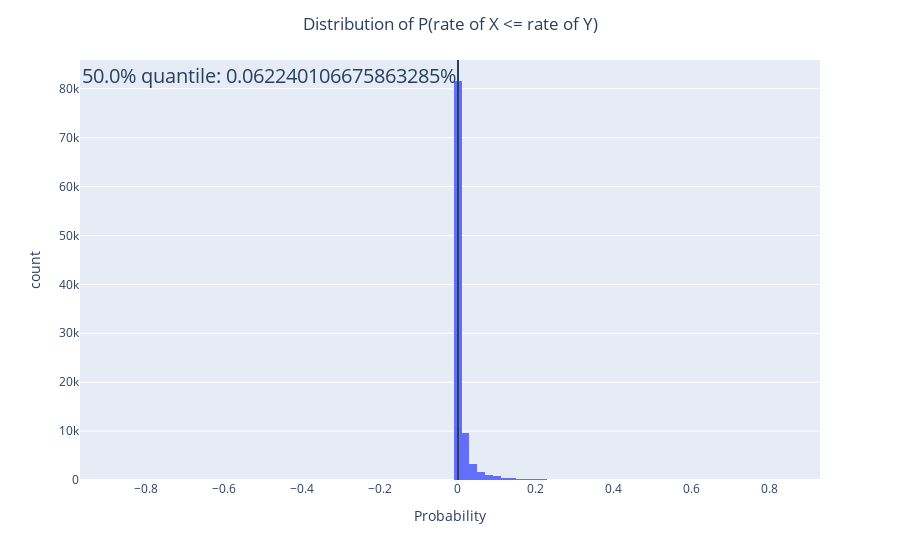

The code cell stored with this chart in its notebook:
### Code cell
res.figs[5]

### Figure 1 — Plotly figure (JSON) as saved in the notebook; plotly's stock layout.template omitted (floating-point values rounded to 4 significant figures; data arrays with more than 128 entries replaced by an {"elided": "..."} marker saying what was removed)
{"data": [{"alignmentgroup": "True", "bingroup": "x", "hovertemplate": "Probability=%{x}<br>count=%{y}<extra></extra>", "legendgroup": "", "marker": {"color": "#636efa", "pattern": {"shape": ""}}, "name": "", "nbinsx": 50, "offsetgroup": "", "orientation": "v", "showlegend": false, "type": "histogram", "x": {"elided": "100000 float values"}, "xaxis": "x", "yaxis": "y"}], "layout": {"annotations": [{"font": {"size": 20}, "showarrow": false, "text": "50.0% quantile: 0.062240106675863285%", "x": 0.0006224, "xanchor": "right", "xref": "x", "y": 1, "yanchor": "top", "yref": "y domain"}], "barmode": "relative", "legend": {"tracegroupgap": 0}, "margin": {"t": 60}, "shapes": [{"type": "line", "x0": 0.0006224, "x1": 0.0006224, "xref": "x", "y0": 0, "y1": 1, "yref": "y domain"}], "title": {"text": "Distribution of P(rate of X <= rate of Y)", "x": 0.5}, "xaxis": {"anchor": "y", "domain": [0, 1], "title": {"text": "Probability"}}, "yaxis": {"anchor": "x", "domain": [0, 1], "title": {"text": "count"}}}}
